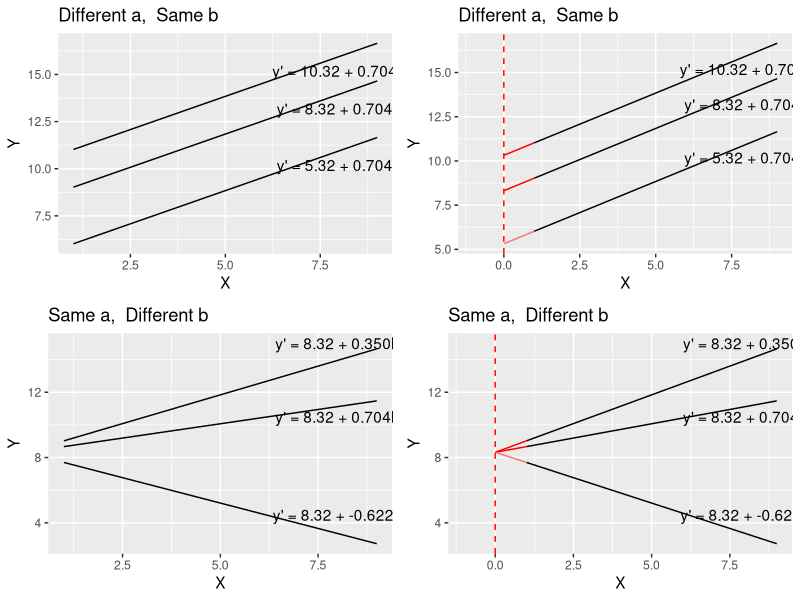

The R source for this figure:
### Comparing a and b

library(tidyverse)

p1=ggplot() +
  geom_segment(aes(x = 1, xend = 9, y = 10.32 + .704, yend = 10.32 + .704*9)) +
  geom_segment(aes(x = 1, xend = 9, y = 8.32 + .704, yend = 8.32 + .704*9)) +
  geom_segment(aes(x = 1, xend = 9, y = 5.32 + .704, yend = 5.32 + .704*9)) +
  xlim(1, 9) +
  ggtitle("Different a,  Same b")+
  ylab("Y") +
  xlab("X") + 
  annotate("text", x = 8, y = 15.2, label = "y' = 10.32 + 0.704b")+ 
  annotate("text", x = 8, y = 13.2, label = "y' = 8.32 + 0.704b") +
  annotate("text", x = 8, y = 10.2, label = "y' = 5.32 + 0.704b")



p2=ggplot() +
  geom_segment(aes(x = 1, xend = 9, y = 10.32 + .704, yend = 10.32 + .704*9)) +
  geom_segment(aes(x = 1, xend = 9, y = 8.32 + .704, yend = 8.32 + .704*9)) +
  geom_segment(aes(x = 1, xend = 9, y = 5.32 + .704, yend = 5.32 + .704*9)) +
  geom_segment(aes(x = 0, xend = 1, y = 10.32, yend = 10.32+ .704), color="red") +
  geom_segment(aes(x = 0, xend = 1, y = 8.32, yend = 8.32 + .704), color="red") +
  geom_segment(aes(x = 0, xend = 1, y = 5.32, yend = 5.32 + .704, color="red")) +
  xlim(-1,9) + 
  geom_vline(xintercept=0, color='red', lty=2) +
  theme(legend.position = "none")+
  ggtitle("Different a,  Same b")+
  ylab("Y") +
  xlab("X")+ 
  annotate("text", x = 8, y = 15.2, label = "y' = 10.32 + 0.704b")+ 
  annotate("text", x = 8, y = 13.2, label = "y' = 8.32 + 0.704b") +
  annotate("text", x = 8, y = 10.2, label = "y' = 5.32 + 0.704b")




p3=ggplot() +
  geom_segment(aes(x = 1, xend = 9, y = 8.32 + .350, yend = 8.32 + .350*9)) +
  geom_segment(aes(x = 1, xend = 9, y = 8.32 + .704, yend = 8.32 + .704*9)) +
  geom_segment(aes(x = 1, xend = 9, y = 8.32 + -.622, yend = 8.32 + -.622*9)) +
  xlim(1, 9)+
  ggtitle("Same a,  Different b") +
  ylab("Y") +
  xlab("X")+ 
  annotate("text", x = 8, y = 15, label = "y' = 8.32 + 0.350b")+ 
  annotate("text", x = 8, y = 10.5, label = "y' = 8.32 + 0.704b") +
  annotate("text", x = 8, y = 4.5, label = "y' = 8.32 + -0.622b")




p4=ggplot() +
  geom_segment(aes(x = 1, xend = 9, y = 8.32 + .350, yend = 8.32 + .350*9)) +
  geom_segment(aes(x = 1, xend = 9, y = 8.32 + .704, yend = 8.32 + .704*9)) +
  geom_segment(aes(x = 1, xend = 9, y = 8.32 + -.622, yend = 8.32 + -.622*9)) +
  geom_segment(aes(x = 0, xend = 1, y = 8.32, yend = 8.32 + .350), color="red") +
  geom_segment(aes(x = 0, xend = 1, y = 8.32, yend = 8.32 + .704), color="red") +
  geom_segment(aes(x = 0, xend = 1, y = 8.32, yend = 8.32 + -.622, color="red")) +
  xlim(-1,9) + 
  geom_vline(xintercept=0, color='red', lty=2) +
  theme(legend.position = "none")+
  ggtitle("Same a,  Different b")+
  ylab("Y") +
  xlab("X")+ 
  annotate("text", x = 8, y = 15, label = "y' = 8.32 + 0.350b")+ 
  annotate("text", x = 8, y = 10.5, label = "y' = 8.32 + 0.704b") +
  annotate("text", x = 8, y = 4.5, label = "y' = 8.32 + -0.622b")


library(gridExtra)
grid.arrange(p1,p2,p3,p4,nrow=2)

